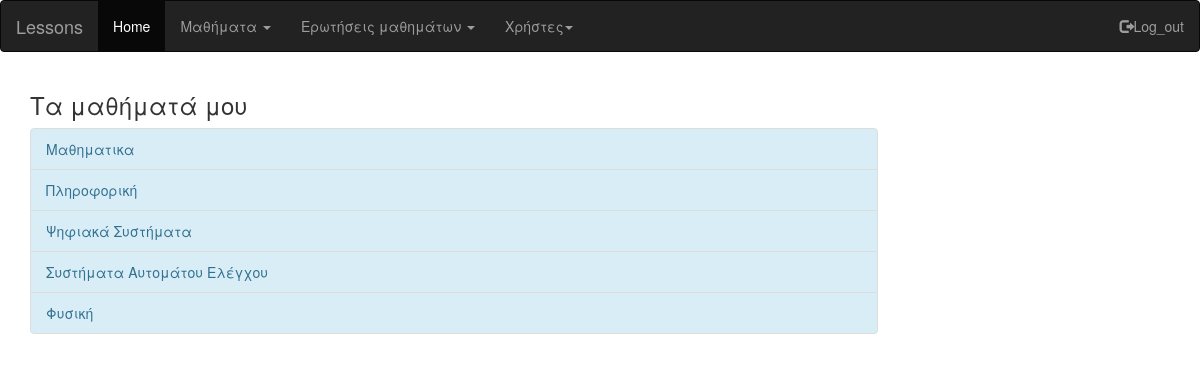
The page /php/my_lessons.php (signed in) on the database its author committed.
### tables this page shows
CREATE TABLE `grades` (
  `id` int(11) NOT NULL,
  `lesson_id` int(11) NOT NULL,
  `user_id` int(11) NOT NULL,
  `grade` int(10) NOT NULL,
  `examined` tinyint(4) UNSIGNED DEFAULT '0'
);

CREATE TABLE `lessons` (
  `id` int(11) NOT NULL,
  `title` text NOT NULL
);

### php/my_lessons.php (the view, shortened to what this page needs)
<html>
    <head>
      <?php
      	require "conf.php";
	    require "../html/navbar.php";
      ?>
    </head>
    <body>
       <div class="container-fluid">
        <div class="col-xs-9 col-sm-9">
             <h3>Τα μαθήματά μου</h3>
                <?php
                  $con = mysqli_connect($local,$root,$pass,$idm);
                  mysqli_set_charset($con, "utf8");
                  $sql = "SELECT * FROM lessons
                          INNER JOIN grades ON lessons.id = grades.lesson_id
                          WHERE grades.user_id = ".$_SESSION['user_id']."";
                  $result = mysqli_query($con, $sql);
                  if (mysqli_num_rows($result) > 0) {
                    ?>
                    <ul class="list-group">
                      <?php
                        while ($row = mysqli_fetch_assoc($result)) {
                      ?>
                        <li class="list-group-item list-group-item-info">
                          <?php
                              echo $row['title'];
                            }
                          ?>
                        </li>
                    </ul>
                  <?php
                  } else {
                      echo "Δεν βρέθηκε κανένα αποτέλεσμα";
                  }
                  ?>
            </div>
        </div>
    </body>
</html>

### rows shown on the page
grades: lesson.title "Μαθηματικα"
grades: lesson.title "Πληροφορική"
grades: lesson.title "Ψηφιακά Συστήματα"
grades: lesson.title "Συστήματα Αυτομάτου Ελέγχου"
grades: lesson.title "Φυσική"
